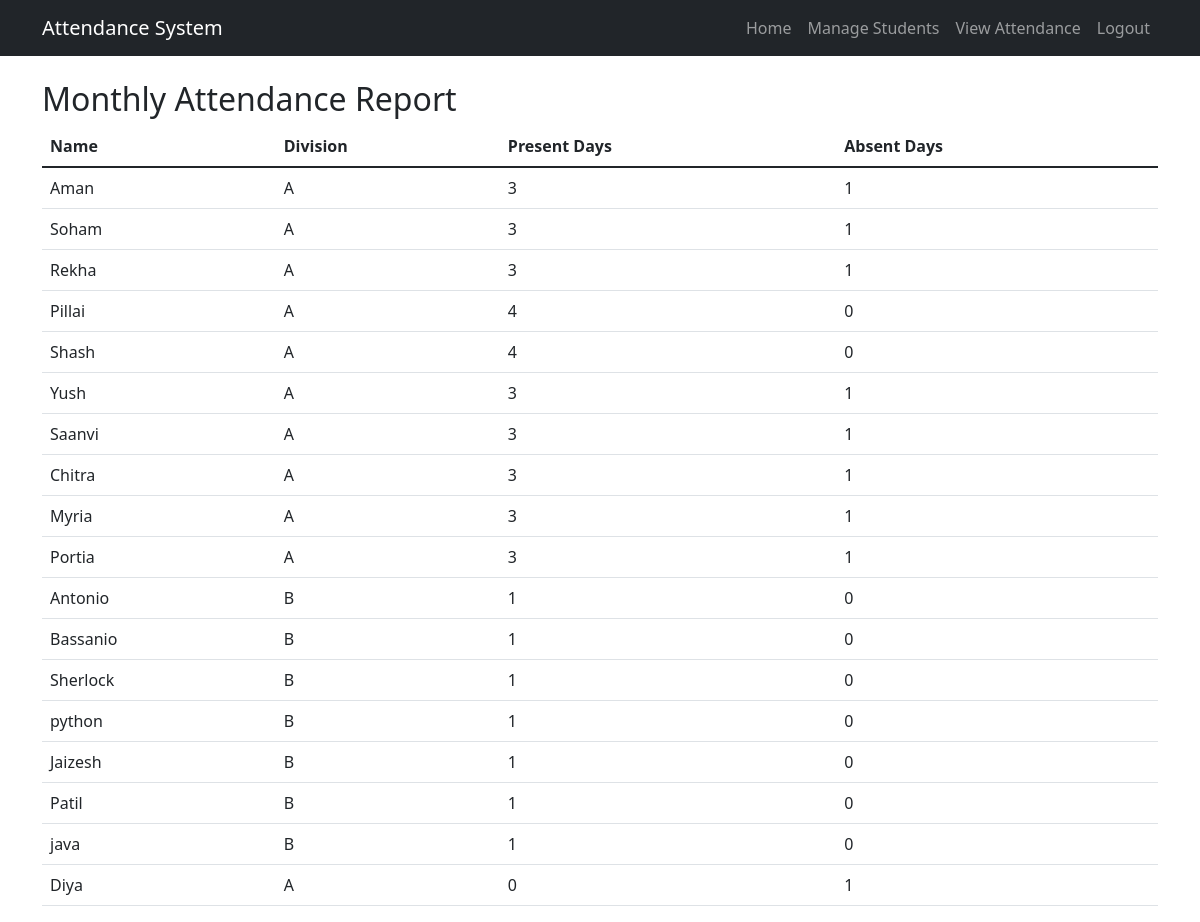
The app's page /view_attendance (signed in) with its own data.
### app.py (models this page shows)
class Student(db.Model):
    id = db.Column(db.Integer, primary_key=True)
    name = db.Column(db.String(80), nullable=False)
    division = db.Column(db.String(1), nullable=False)  # 'A' or 'B'

### app.py (the view)
@app.route('/view_attendance')
def view_attendance():
    if 'username' not in session:
        return redirect(url_for('login'))
    students = Student.query.all()
    current_month = datetime.now().month
    attendance_data = []
    for student in students:
        monthly_attendance = Attendance.query.filter(
            Attendance.student_id == student.id,
            db.extract('month', Attendance.date) == current_month
        ).all()
        present_days = sum(1 for a in monthly_attendance if a.status)
        absent_days = sum(1 for a in monthly_attendance if not a.status)
        attendance_data.append({
            'name': student.name,
            'division': student.division,
            'present_days': present_days,
            'absent_days': absent_days
        })
    return render_template('view_attendance.html', attendance_data=attendance_data)

### templates/view_attendance.html
{% extends "base.html" %}
{% block content %}
<h2>Monthly Attendance Report</h2>
<table class="table">
    <thead>
        <tr>
            <th>Name</th>
            <th>Division</th>
            <th>Present Days</th>
            <th>Absent Days</th>
        </tr>
    </thead>
    <tbody>
        {% for data in attendance_data %}
        <tr>
            <td>{{ data.name }}</td>
            <td>{{ data.division }}</td>
            <td>{{ data.present_days }}</td>
            <td>{{ data.absent_days }}</td>
        </tr>
        {% endfor %}
    </tbody>
</table>
{% endblock %}

### records on screen
Student: name "Aman", division "A", present_days "3", absent_days "1"
Student: name "Soham", division "A", present_days "3", absent_days "1"
Student: name "Rekha", division "A", present_days "3", absent_days "1"
Student: name "Pillai", division "A", present_days "4", absent_days "0"
Student: name "Shash", division "A", present_days "4", absent_days "0"
Student: name "Yush", division "A", present_days "3", absent_days "1"
Student: name "Saanvi", division "A", present_days "3", absent_days "1"
Student: name "Chitra", division "A", present_days "3", absent_days "1"
Student: name "Myria", division "A", present_days "3", absent_days "1"
Student: name "Portia", division "A", present_days "3", absent_days "1"
Student: name "Antonio", division "B", present_days "1", absent_days "0"
Student: name "Bassanio", division "B", present_days "1", absent_days "0"
Student: name "Sherlock", division "B", present_days "1", absent_days "0"
Student: name "python", division "B", present_days "1", absent_days "0"
Student: name "Jaizesh", division "B", present_days "1", absent_days "0"
Student: name "Patil", division "B", present_days "1", absent_days "0"
Student: name "java", division "B", present_days "1", absent_days "0"
Student: name "Diya", division "A", present_days "0", absent_days "1"
